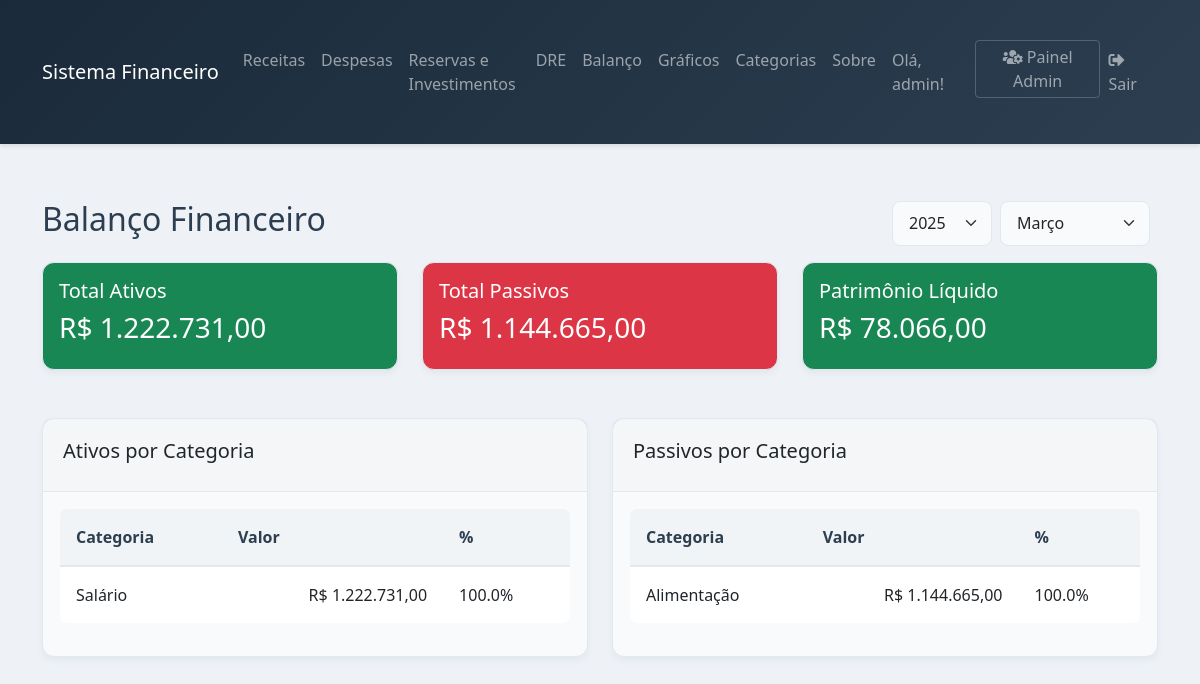
The page /balanco (signed in) on the database its author committed.
### models.py (models this page shows, shortened)
class Usuario(db.Model):
    __tablename__ = 'usuario'
    id = db.Column(db.Integer, primary_key=True)
    username = db.Column(db.String(80), unique=True, nullable=False)
    senha_hash = db.Column(db.String(128))
    is_admin = db.Column(db.Boolean, default=False)
    despesas = db.relationship('Despesa', backref='usuario', lazy=True)
    receitas = db.relationship('Receita', backref='usuario', lazy=True)

class Categoria(db.Model):
    __tablename__ = 'categoria'
    id = db.Column(db.Integer, primary_key=True)
    nome = db.Column(db.String(50), nullable=False)
    tipo = db.Column(db.String(20), nullable=False)  # 'receita' ou 'despesa'

### app.py (the view)
@app.route('/balanco', methods=['GET', 'POST'])
@login_required
def balanco():
    usuario_id = Usuario.query.filter_by(username=session['usuario']).first().id
    hoje = date.today()
    ano_param = request.args.get('ano', '')
    mes_param = request.args.get('mes', '')
    ano = int(ano_param) if ano_param.strip() else hoje.year
    mes = int(mes_param) if mes_param.strip() else hoje.month
    inicio = date(ano, mes, 1)
    fim = inicio + relativedelta(months=1, days=-1)
    try:
        ativos_por_categoria = {}
        receitas = Receita.query.filter(
            Receita.usuario_id == usuario_id,
            Receita.data >= inicio,
            Receita.data <= fim,
            Receita.recebido == True
        ).all()
        for r in receitas:
            categoria = r.categoria.nome
            ativos_por_categoria[categoria] = ativos_por_categoria.get(categoria, 0) + float(r.valor)
        passivos_por_categoria = {}
        despesas = Despesa.query.filter(
            Despesa.usuario_id == usuario_id,
            Despesa.data >= inicio,
            Despesa.data <= fim,
            Despesa.pago == True
        ).all()
        for d in despesas:
            categoria = d.categoria.nome
            passivos_por_categoria[categoria] = passivos_por_categoria.get(categoria, 0) + float(d.valor)
        total_ativos = sum(ativos_por_categoria.values())
        total_passivos = sum(passivos_por_categoria.values())
        patrimonio_liquido = total_ativos - total_passivos
    except Exception as e:
        print(f"Erro ao processar balanço: {str(e)}")
        ativos_por_categoria = {}
        passivos_por_categoria = {}
        total_ativos = 0
        total_passivos = 0
        patrimonio_liquido = 0
    MESES = ['Janeiro', 'Fevereiro', 'Março', 'Abril', 'Maio', 'Junho',
             'Julho', 'Agosto', 'Setembro', 'Outubro', 'Novembro', 'Dezembro']
    return render_template('balanco.html',
                         ativos_por_categoria=ativos_por_categoria,
                         passivos_por_categoria=passivos_por_categoria,
                         total_ativos=total_ativos,
                         total_passivos=total_passivos,
                         patrimonio_liquido=patrimonio_liquido,
                         anos=range(2024, hoje.year + 11),
                         meses=MESES,
                         mes_atual=mes,
                         ano_atual=ano)

### app.py (called while the page is built)
def login_required(f):
    @wraps(f)
    def decorated_function(*args, **kwargs):
        if 'usuario' not in session:
            flash('Acesso negado. Por favor, faça login para continuar.', 'warning')
            return redirect(url_for('login'))
        return f(*args, **kwargs)
    return decorated_function

### templates/balanco.html
{% extends "base.html" %}
{% block content %}
<div class="container mt-4">
    <div class="d-flex justify-content-between align-items-center mb-3">
        <h2>Balanço Financeiro</h2>
        <div class="d-flex align-items-center">
            <form method="GET" class="d-flex align-items-center">
                <select name="ano" class="form-select me-2" style="width: 100px;" onchange="this.form.submit()">
                    {% for ano in anos %}
                    <option value="{{ ano }}" {% if ano == ano_atual %}selected{% endif %}>{{ ano }}</option>
                    {% endfor %}
                </select>
                <select name="mes" class="form-select me-2" style="width: 150px;" onchange="this.form.submit()">
                    {% for i in range(12) %}
                    <option value="{{ i+1 }}" {% if i+1 == mes_atual %}selected{% endif %}>{{ meses[i] }}</option>
                    {% endfor %}
                </select>
            </form>
        </div>
    </div>
    <div class="row mb-4">
        <div class="col-md-4">
            <div class="card text-white bg-success">
                <div class="card-body">
                    <h5 class="card-title">Total Ativos</h5>
                    <h3>
                        R$ {{ '{:,.2f}'.format(total_ativos|float).replace(',', '_').replace('.', ',').replace('_', '.') }}
                    </h3>
                </div>
            </div>
        </div>
        <div class="col-md-4">
            <div class="card text-white bg-danger">
                <div class="card-body">
                    <h5 class="card-title">Total Passivos</h5>
                    <h3>
                        R$ {{ '{:,.2f}'.format(total_passivos|float).replace(',', '_').replace('.', ',').replace('_', '.') }}
                    </h3>
                </div>
            </div>
        </div>
        <div class="col-md-4">
            <div class="card text-white {{ 'bg-success' if patrimonio_liquido >= 0 else 'bg-danger' }}">
                <div class="card-body">
                    <h5 class="card-title">Patrimônio Líquido</h5>
                    <h3>
                        R$ {{ '{:,.2f}'.format(patrimonio_liquido|float).replace(',', '_').replace('.', ',').replace('_', '.') }}
                    </h3>
                </div>
            </div>
        </div>
    </div>
    <div class="row">
        <div class="col-md-6">
            <div class="card">
                <div class="card-header">
                    <h5>Ativos por Categoria</h5>
                </div>
                <div class="card-body">
                    <table class="table">
                        <thead>
                            <tr>
                                <th>Categoria</th>
                                <th>Valor</th>
                                <th>%</th>
                            </tr>
                        </thead>
                        <tbody>
                            {% for categoria, valor in ativos_por_categoria.items() %}
                            <tr>
                                <td>{{ categoria }}</td>
                                <td class="text-end">
                                    R$ {{ '{:,.2f}'.format(valor|float).replace(',', '_').replace('.', ',').replace('_', '.') }}
                                </td>
                                <td>{{ "%.1f"|format(valor/total_ativos*100 if total_ativos > 0 else 0) }}%</td>
                            </tr>
                            {% endfor %}
                        </tbody>
                    </table>
                </div>
            </div>
        </div>
        <div class="col-md-6">
            <div class="card">
                <div class="card-header">
                    <h5>Passivos por Categoria</h5>
                </div>
                <div class="card-body">
                    <table class="table">
                        <thead>
                            <tr>
                                <th>Categoria</th>
                                <th>Valor</th>
                                <th>%</th>
                            </tr>
                        </thead>
                        <tbody>
                            {% for categoria, valor in passivos_por_categoria.items() %}
                            <tr>
                                <td>{{ categoria }}</td>
                                <td class="text-end">
                                    R$ {{ '{:,.2f}'.format(valor|float).replace(',', '_').replace('.', ',').replace('_', '.') }}
                                </td>
                                <td>{{ "%.1f"|format(valor/total_passivos*100 if total_passivos > 0 else 0) }}%</td>
                            </tr>
                            {% endfor %}
                        </tbody>
                    </table>
                </div>
            </div>
        </div>
    </div>
</div>
{% endblock %}

### templates/base.html (shortened to what this page needs)
<!DOCTYPE html>
<html lang="pt-br">
<head>
    <link href="https://cdn.jsdelivr.net/npm/bootstrap@5.3.0/dist/css/bootstrap.min.css" rel="stylesheet">
    <link href="https://cdnjs.cloudflare.com/ajax/libs/font-awesome/5.15.4/css/all.min.css" rel="stylesheet">
</head>
<body>
    {% if 'usuario' in session %}
    <nav class="navbar navbar-expand-lg navbar-dark bg-dark">
        <div class="container">
            <a class="navbar-brand" href="{{ url_for('index') }}">Sistema Financeiro</a>
            <div class="collapse navbar-collapse" id="navbarNav">
                <ul class="navbar-nav me-auto">
                    <li class="nav-item">
                        <a class="nav-link" href="{{ url_for('receitas') }}">Receitas</a>
                    </li>
                    <li class="nav-item">
                        <a class="nav-link" href="{{ url_for('despesas') }}">Despesas</a>
                    </li>
                    <li class="nav-item">
                        <a class="nav-link" href="{{ url_for('reservas') }}">Reservas e Investimentos</a>
                    </li>
                    <li class="nav-item">
                        <a class="nav-link" href="{{ url_for('dre') }}">DRE</a>
                    </li>
                    <li class="nav-item">
                        <a class="nav-link" href="{{ url_for('balanco') }}">Balanço</a>
                    </li>
                    <li class="nav-item">
                        <a class="nav-link" href="{{ url_for('graficos') }}">Gráficos</a>
                    </li>
                    <li class="nav-item">
                        <a class="nav-link" href="{{ url_for('categorias') }}">Categorias</a>
                    </li>
                    <li class="nav-item">
                        <a class="nav-link" href="{{ url_for('sobre') }}">Sobre</a>
                    </li>
                </ul>
                <ul class="navbar-nav">
                    <li class="nav-item">
                        <span class="nav-link">Olá, {{ session['usuario'] }}!</span>
                    </li>
                    {% if session.get('is_admin') %}
                    <li class="nav-item">
                        <a class="nav-link btn btn-outline-light btn-sm admin-btn" href="{{ url_for('admin_usuarios') }}">
                            <i class="fas fa-users-cog"></i> Painel Admin
                        </a>
                    </li>
                    {% endif %}
                    <li class="nav-item">
                        <a class="nav-link" href="{{ url_for('logout') }}">
                            <i class="fas fa-sign-out-alt"></i> Sair
                        </a>
                    </li>
                </ul>
            </div>
        </div>
    </nav>
    {% endif %}
    {% block content %}{% endblock %}
</body>
</html>

### templates/base.html (style rules this page uses)
:root { --primary: #2c3e50; --secondary: #34495e; --success: #27ae60; --danger: #c0392b; --warning: #f39c12; --info: #3498db; --light: #ecf0f1; --dark: #2c3e50; --body-bg: #eef2f7; --card-bg: #f8fafc; --table-bg: #f8fafc; --hover-bg: #e8eef3; --border-color: #e1e8ef; }
body { background-color: var(--body-bg); color: #2c3e50; min-height: 100vh; }
.navbar { background: linear-gradient(135deg, #1a2a3a, #2c3e50); box-shadow: 0 2px 4px rgba(0,0,0,0.1); }
.card { background-color: var(--card-bg); border: none; border-radius: 12px; box-shadow: 0 4px 6px rgba(44, 62, 80, 0.05); margin-bottom: 1.5rem; transition: transform 0.2s ease, box-shadow 0.2s ease; border: 1px solid var(--border-color); }
.card-header { background-color: rgba(44, 62, 80, 0.02); border-bottom: 1px solid var(--border-color); padding: 1.25rem; border-radius: 12px 12px 0 0; }
.table { background-color: var(--table-bg); border-radius: 8px; overflow: hidden; border: 1px solid var(--border-color); }
.table thead th { background-color: rgba(44, 62, 80, 0.03); border-bottom: 2px solid var(--border-color); color: var(--primary); font-weight: 600; padding: 1rem; }
.table tbody tr { transition: all 0.2s ease; border-bottom: 1px solid var(--border-color); }
.table td { padding: 1rem; vertical-align: middle; }
.form-control, .form-select { background-color: var(--card-bg); border: 1px solid var(--border-color); border-radius: 8px; padding: 0.6rem 1rem; transition: all 0.3s ease; }
.container { padding-top: 2rem; padding-bottom: 2rem; }
.admin-btn { transition: all 0.3s ease; border: 1px solid rgba(255, 255, 255, 0.2); padding: 0.25rem 0.75rem; background-color: transparent; }

### rows shown on the page
Usuario: usuario "admin"
Categoria: nome "Salário", value "1.222.731,00", valor "100.0"
Categoria: nome "Alimentação", value "1.144.665,00", valor "100.0"

### other values the page prints
form field ano "2025"
form field mes "Março"
